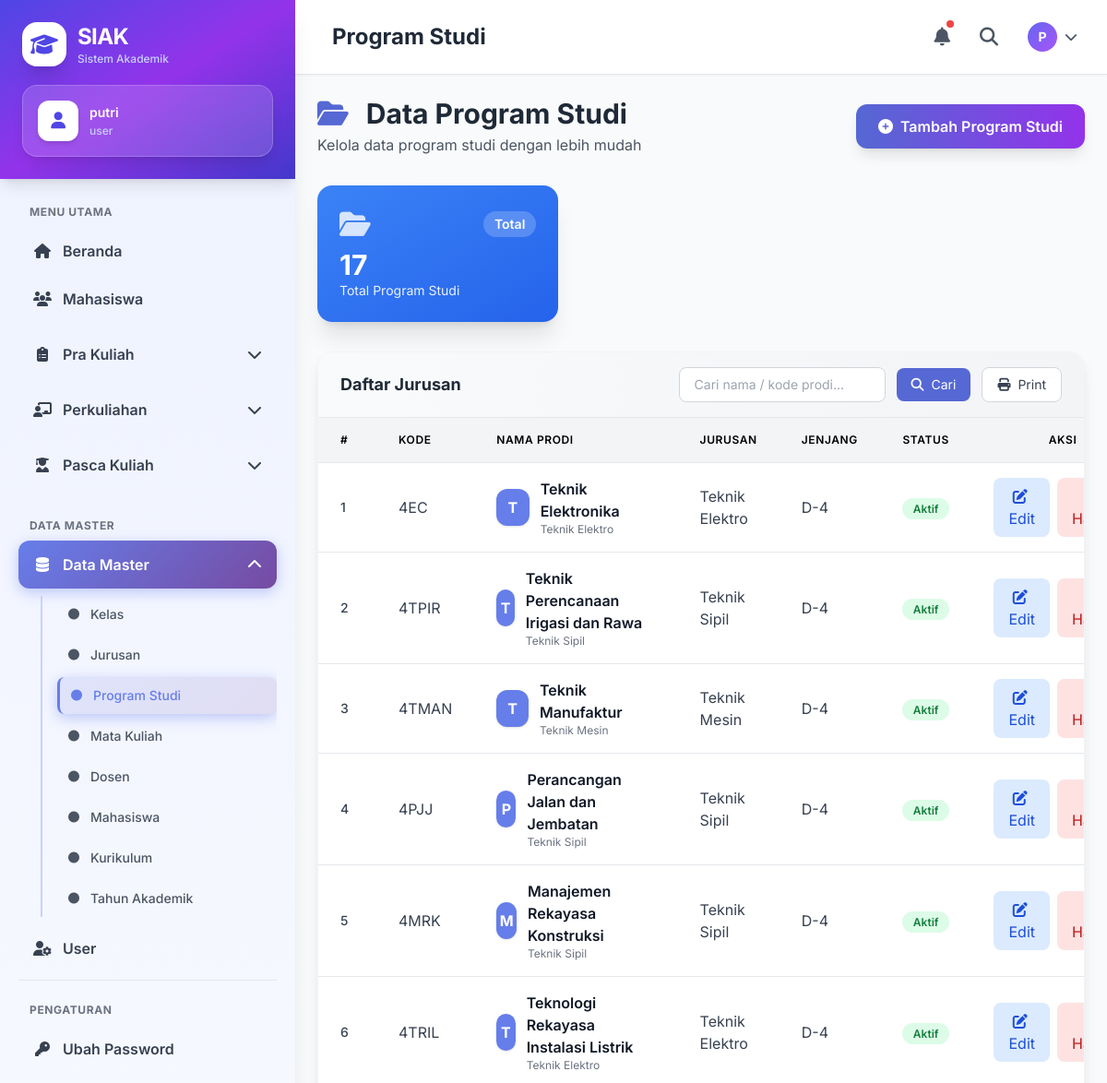
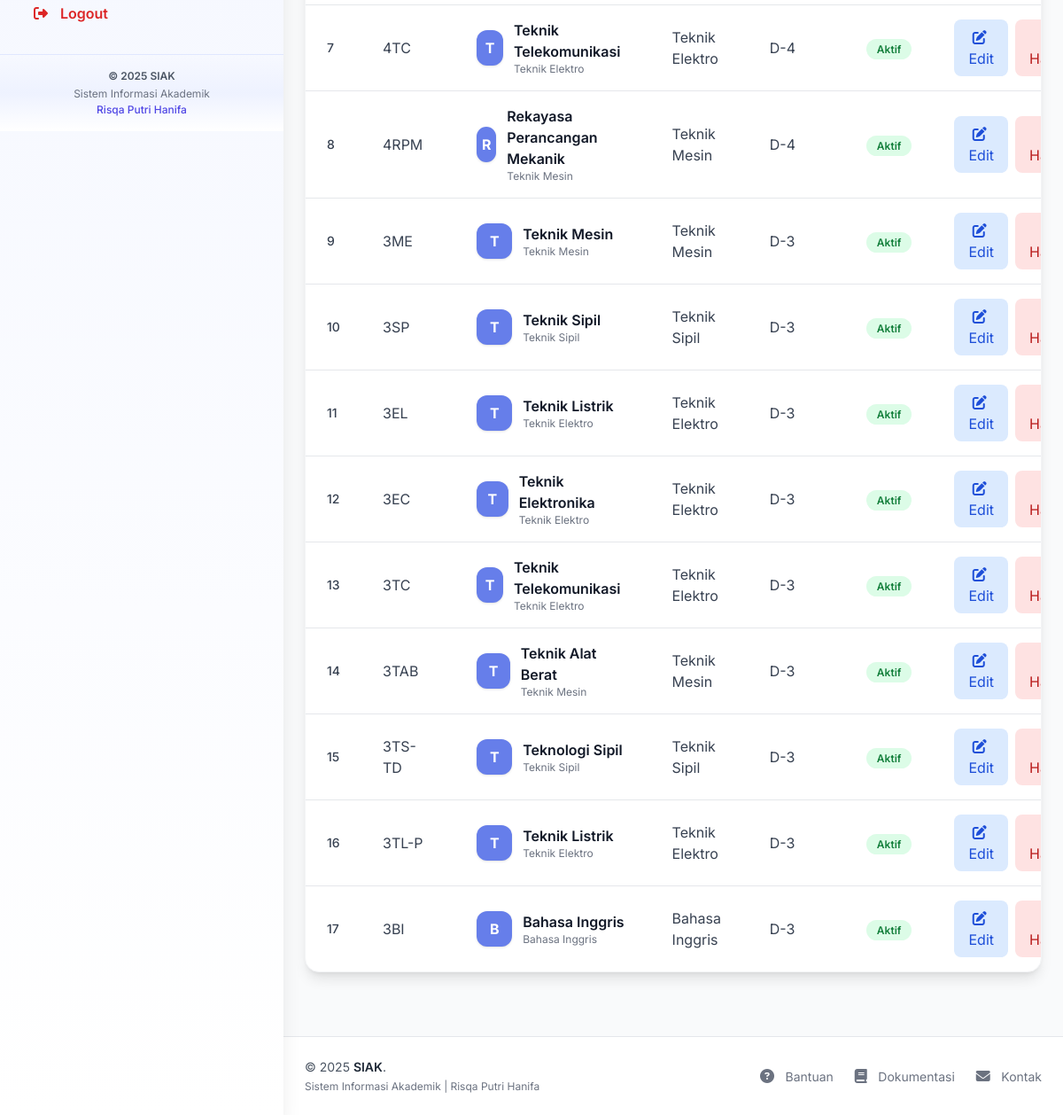
/index.php?page=prodi (signed in), run on the app's committed database (2 pictures, top to bottom).
### tables this page shows
CREATE TABLE `program_studi` (
  `prodiId` smallint(6) NOT NULL,
  `prodiJurId` smallint(6) DEFAULT NULL,
  `prodiKode` varchar(20) DEFAULT NULL,
  `prodiNama` varchar(100) NOT NULL DEFAULT '',
  `prodiNamaAsing` varchar(100) DEFAULT NULL,
  `prodiJenjang` varchar(10) DEFAULT NULL,
  `prodiEmail` varchar(50) DEFAULT NULL,
  `prodiWebsite` varchar(50) DEFAULT NULL,
  `prodiIsAktif` tinyint(4) DEFAULT 1
);

CREATE TABLE `jurusan` (
  `jurId` smallint(6) NOT NULL,
  `jurKode` varchar(20) DEFAULT NULL,
  `jurNama` varchar(100) NOT NULL DEFAULT '',
  `jurNamaAsing` varchar(100) DEFAULT NULL,
  `jurIsAktif` tinyint(4) DEFAULT 1
);

### models/Prodi.php (called while the page is built, shortened)
<?php
class Prodi {
    private $db;
    function __construct($koneksi){
        $this->db = $koneksi;
    }
    function all(){
        return $this->db->query("
            SELECT p.*, j.jurNama
            FROM program_studi p
            LEFT JOIN jurusan j ON p.prodiJurId = j.jurId
            ORDER BY p.prodiId ASC
        ");
    }
}
?>

### views/prodi/index.php (the view, shortened to what this page needs)
<?php include "views/layout/header.php"; ?>
<?php include "views/layout/sidebar.php"; ?>
<div class="flex flex-col md:flex-row md:items-center md:justify-between mb-8">
    <div>
        <h1 class="text-3xl font-bold text-gray-800 mb-1">
            <i class="fas fa-folder-open text-primary-600 mr-3"></i>
            Data Program Studi
        </h1>
        <p class="text-gray-600">Kelola data program studi dengan lebih mudah</p>
    </div>
    <a href="index.php?page=prodi&aksi=tambah"
       class="mt-4 md:mt-0 inline-flex items-center px-6 py-3 bg-gradient-to-r
              from-primary-600 to-secondary-600 text-white font-semibold rounded-xl shadow-lg
              hover:shadow-xl transform hover:-translate-y-1 transition duration-200">
        <i class="fas fa-plus-circle mr-2"></i>
        Tambah Program Studi
    </a>
</div>
<div class="grid grid-cols-1 md:grid-cols-3 gap-6 mb-8">
    <div class="bg-gradient-to-br from-blue-500 to-blue-600 rounded-2xl p-6 text-white shadow-xl">
        <div class="flex items-center justify-between mb-2">
            <i class="fas fa-folder-open text-3xl opacity-80"></i>
            <span class="bg-white/20 px-3 py-1 rounded-full text-sm font-semibold">Total</span>
        </div>
        <p class="text-3xl font-bold"><?= $rows->num_rows ?></p>
        <p class="text-sm opacity-90">Total Program Studi</p>
    </div>
</div>
<div class="bg-white rounded-2xl shadow-lg overflow-hidden border border-gray-100">
    <div class="bg-gradient-to-r from-gray-50 to-gray-100 px-6 py-4 border-b border-gray-200">
        <div class="flex items-center justify-between">
            <h3 class="text-lg font-bold text-gray-800">Daftar Jurusan</h3>
            <div class="flex items-center space-x-2">
                <form method="GET" class="flex items-center space-x-3">
                    <input type="text" name="q" value="<?= $_GET['q'] ?? '' ?>"
                        placeholder="Cari nama / kode prodi..."
                        class="px-4 py-2 border border-gray-300 rounded-lg focus:ring-primary-500
                            focus:border-primary-500 w-56 text-sm">
                    <button type="submit"
                        class="px-4 py-2 bg-primary-600 text-white rounded-lg hover:bg-primary-700 text-sm">
                        <i class="fas fa-search mr-1"></i> Cari
                    </button>
                <button class="px-4 py-2 bg-white border border-gray-300 rounded-lg text-gray-700 hover:bg-gray-50 transition text-sm">
                    <i class="fas fa-print mr-2"></i>Print
                </button>
            </div>
        </div>
    </div>
    <div class="overflow-x-auto">
        <table class="min-w-full">
            <thead class="bg-gray-100 border-b border-gray-200">
                <tr>
                    <th class="px-6 py-4 text-left text-xs font-semibold uppercase tracking-wider">#</th>
                    <th class="px-6 py-4 text-left text-xs font-semibold uppercase tracking-wider">Kode</th>
                    <th class="px-6 py-4 text-left text-xs font-semibold uppercase tracking-wider">Nama Prodi</th>
                    <th class="px-6 py-4 text-left text-xs font-semibold uppercase tracking-wider">Jurusan</th>
                    <th class="px-6 py-4 text-left text-xs font-semibold uppercase tracking-wider">Jenjang</th>
                    <th class="px-6 py-4 text-center text-xs font-semibold uppercase tracking-wider">Status</th>
                    <th class="px-6 py-4 text-center text-xs font-semibold uppercase tracking-wider">Aksi</th>
                </tr>
            </thead>
            <tbody class="divide-y divide-gray-200">
                <?php $no = 1; $rows->data_seek(0); while ($r = $rows->fetch_assoc()): ?>
                <tr class="hover:bg-gray-50 transition duration-150">
                    <td class="px-6 py-4 text-sm font-medium text-gray-700"><?= $no++ ?></td>
                    <td class="px-6 py-4 text-gray-700"><?= htmlspecialchars($r['prodiKode']) ?></td>
                    <td class="px-6 py-4">
                        <div class="flex items-center space-x-3">
                            <div class="w-10 h-10 bg-primary-500 text-white rounded-xl flex items-center justify-center font-bold shadow">
                                <?= strtoupper(substr($r['prodiNama'], 0, 1)) ?>
                            </div>
                            <div>
                                <p class="font-semibold text-gray-900"><?= htmlspecialchars($r['prodiNama']) ?></p>
                                <p class="text-xs text-gray-500"><?= htmlspecialchars($r['jurNama']) ?></p>
                            </div>
                        </div>
                    </td>
                    <td class="px-6 py-4 text-gray-700"><?= htmlspecialchars($r['jurNama']) ?></td>
                    <td class="px-6 py-4 text-gray-700"><?= htmlspecialchars($r['prodiJenjang']) ?></td>
                    <td class="px-6 py-4 text-center">
                        <?php if ($r['prodiIsAktif']): ?>
                            <span class="px-3 py-1 text-xs font-semibold bg-green-100 text-green-700 rounded-full">
                                Aktif
                            </span>
                        <?php else: ?>
                            <span class="px-3 py-1 text-xs font-semibold bg-red-100 text-red-700 rounded-full">
                                Tidak Aktif
                            </span>
                        <?php endif; ?>
                    </td>
                    <td class="px-6 py-4 text-center">
                        <div class="flex items-center justify-center space-x-2">
                            <a href="index.php?page=prodi&aksi=edit&id=<?= $r['prodiId'] ?>"
                               class="px-4 py-2 bg-blue-100 text-blue-700 rounded-lg hover:bg-blue-200">
                                <i class="fas fa-edit mr-1"></i>Edit
                            </a>
                            <a href="index.php?page=prodi&aksi=delete&id=<?= $r['prodiId'] ?>"
                               onclick="return confirm('Yakin ingin menghapus data ini?')"
                               class="px-4 py-2 bg-red-100 text-red-700 rounded-lg hover:bg-red-200">
                                <i class="fas fa-trash mr-1"></i>Hapus
                            </a>
                        </div>
                    </td>
                </tr>
                <?php endwhile; ?>
            </tbody>
        </table>
    </div>
</div>
<?php include "views/layout/footer.php"; ?>

### views/layout/header.php (style rules this page uses)
body { font-family: 'Inter', sans-serif; }
* { transition: all 0.2s ease; }

### data on the page
program_studi: prodiKode "4EC", prodiNama "T", prodiNama "Teknik Elektronika", prodiJurId.jurNama "Teknik Elektro", prodiJenjang "D-4", prodiIsAktif "Aktif"
program_studi: prodiKode "4TPIR", prodiNama "T", prodiNama "Teknik Perencanaan Irigasi dan Rawa", prodiJurId.jurNama "Teknik Sipil", prodiJenjang "D-4", prodiIsAktif "Aktif"
program_studi: prodiKode "4TMAN", prodiNama "T", prodiNama "Teknik Manufaktur", prodiJurId.jurNama "Teknik Mesin", prodiJenjang "D-4", prodiIsAktif "Aktif"
program_studi: prodiKode "4PJJ", prodiNama "P", prodiNama "Perancangan Jalan dan Jembatan", prodiJurId.jurNama "Teknik Sipil", prodiJenjang "D-4", prodiIsAktif "Aktif"
program_studi: prodiKode "4MRK", prodiNama "M", prodiNama "Manajemen Rekayasa Konstruksi", prodiJurId.jurNama "Teknik Sipil", prodiJenjang "D-4", prodiIsAktif "Aktif"
program_studi: prodiKode "4TRIL", prodiNama "T", prodiNama "Teknologi Rekayasa Instalasi Listrik", prodiJurId.jurNama "Teknik Elektro", prodiJenjang "D-4", prodiIsAktif "Aktif"
program_studi: prodiKode "4TC", prodiNama "T", prodiNama "Teknik Telekomunikasi", prodiJurId.jurNama "Teknik Elektro", prodiJenjang "D-4", prodiIsAktif "Aktif"
program_studi: prodiKode "4RPM", prodiNama "R", prodiNama "Rekayasa Perancangan Mekanik", prodiJurId.jurNama "Teknik Mesin", prodiJenjang "D-4", prodiIsAktif "Aktif"
program_studi: prodiKode "3ME", prodiNama "T", prodiNama "Teknik Mesin", prodiJurId.jurNama "Teknik Mesin", prodiJenjang "D-3", prodiIsAktif "Aktif"
program_studi: prodiKode "3SP", prodiNama "T", prodiNama "Teknik Sipil", prodiJurId.jurNama "Teknik Sipil", prodiJenjang "D-3", prodiIsAktif "Aktif"
program_studi: prodiKode "3EL", prodiNama "T", prodiNama "Teknik Listrik", prodiJurId.jurNama "Teknik Elektro", prodiJenjang "D-3", prodiIsAktif "Aktif"
program_studi: prodiKode "3EC", prodiNama "T", prodiNama "Teknik Elektronika", prodiJurId.jurNama "Teknik Elektro", prodiJenjang "D-3", prodiIsAktif "Aktif"
program_studi: prodiKode "3TC", prodiNama "T", prodiNama "Teknik Telekomunikasi", prodiJurId.jurNama "Teknik Elektro", prodiJenjang "D-3", prodiIsAktif "Aktif"
program_studi: prodiKode "3TAB", prodiNama "T", prodiNama "Teknik Alat Berat", prodiJurId.jurNama "Teknik Mesin", prodiJenjang "D-3", prodiIsAktif "Aktif"
program_studi: prodiKode "3TS-TD", prodiNama "T", prodiNama "Teknologi Sipil", prodiJurId.jurNama "Teknik Sipil", prodiJenjang "D-3", prodiIsAktif "Aktif"
program_studi: prodiKode "3TL-P", prodiNama "T", prodiNama "Teknik Listrik", prodiJurId.jurNama "Teknik Elektro", prodiJenjang "D-3", prodiIsAktif "Aktif"
program_studi: prodiKode "3BI", prodiNama "B", prodiNama "Bahasa Inggris", prodiJurId.jurNama "Bahasa Inggris", prodiJenjang "D-3", prodiIsAktif "Aktif"

### other printed values
$_SESSION['user'] "putri"
$_SESSION['grup'] "user"
substr($_SESSION['user'], 0, 1) "P"
$rows->num_rows "17"
